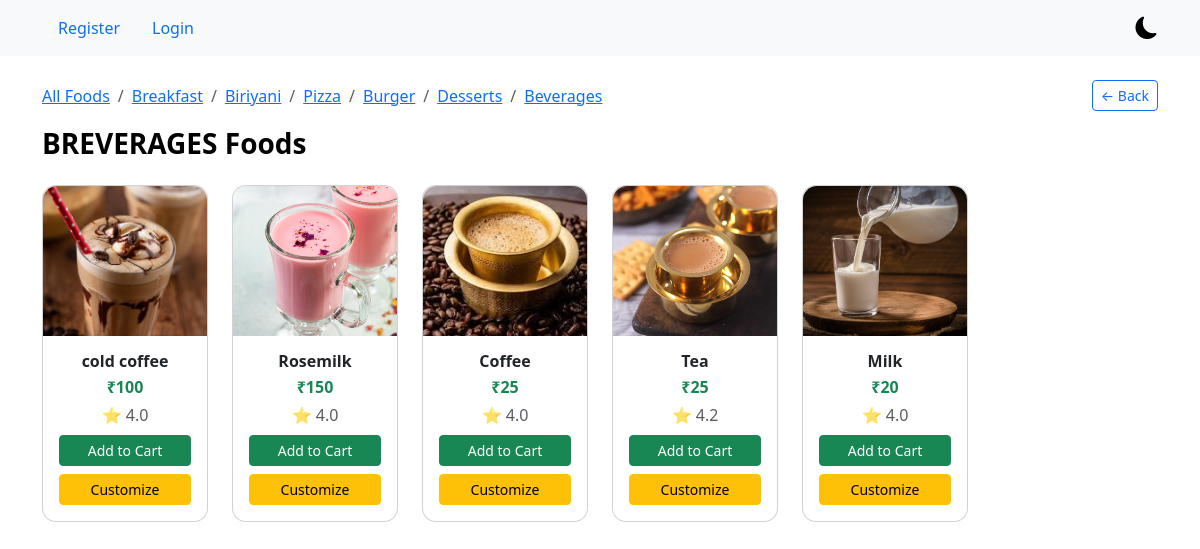
The page /foods/category/BREVERAGES/ on the database its author committed.
### foods/models.py (models this page shows)
class FoodItems(models.Model):
    name=models.CharField(max_length=100)
    price=models.IntegerField(null=True,blank=True)
    rating=models.FloatField(null=True,blank=True)
    foodpic = models.ImageField(upload_to='foodpic/', blank=True, null=True)
    Categories=models.CharField(max_length=100,choices=Categories)

### foods/views.py (the view)
# urls.py: path('category/<str:category>/', views.category_foods, name='category_foods'),
def category_foods(request, category):
    foods = FoodItems.objects.filter(Categories=category)
    context = {
        'foods': foods,
        'category': category,
    }
    return render(request, 'foods/category.html', context)

### templates/foods/category.html (shortened to what this page needs)
{% extends 'base.html' %}
{% load static %}
{% block content %}
<div class="container mt-4">
    <div class="breadcrumb-container mb-3">
        <nav aria-label="breadcrumb">
            <ol class="breadcrumb mb-0">
                <li class="breadcrumb-item">
                    <a href="{% url 'Allfoods' %}">All Foods</a>
                </li>
                <li class="breadcrumb-item"><a href="{% url 'category_foods' 'BREAKFAST' %}">Breakfast</a></li>
                <li class="breadcrumb-item"><a href="{% url 'category_foods' 'BIRIYANI' %}">Biriyani</a></li>
                <li class="breadcrumb-item"><a href="{% url 'category_foods' 'PIZZA' %}">Pizza</a></li>
                <li class="breadcrumb-item"><a href="{% url 'category_foods' 'BURGER' %}">Burger</a></li>
                <li class="breadcrumb-item"><a href="{% url 'category_foods' 'DESSARTS' %}">Desserts</a></li>
                <li class="breadcrumb-item"><a href="{% url 'category_foods' 'BREVERAGES' %}">Beverages</a></li>
            </ol>
        </nav>
        <a href="{% url 'Allfoods' %}" class="btn btn-outline-primary btn-sm">
            ← Back
        </a>
    </div>
    <h3 class="mb-4 text-capitalize fw-bold">
        {{ category }} Foods
    </h3>
    <div class="row g-4">
        {% for food in foods %}
            <div class="col-xl-2 col-lg-3 col-md-4 col-sm-6">
                <div class="card food-card h-100">
                    {% if food.foodpic %}
                        <img src="{{ food.foodpic.url }}" class="card-img-top food-img">
                    {% else %}
                        <img src="{% static 'css/images/default.png' %}" class="card-img-top food-img">
                    {% endif %}
                    <div class="card-body text-center">
                        <h6 class="fw-semibold mb-1">{{ food.name }}</h6>
                        <p class="mb-1 text-success fw-bold">₹{{ food.price }}</p>
                        <p class="mb-2 text-muted">⭐ {{ food.rating }}</p>
                        <a href="{% url 'add_cart' %}?food_id={{ food.id }}"
                           class="btn btn-success btn-sm w-100 mb-2">
                            Add to Cart
                        </a>
                        <a href="{% url 'customize' food.id %}"
                           class="btn btn-warning btn-sm w-100">
                            Customize
                        </a>
                    </div>
                </div>
            </div>
        {% endfor %}
    </div>
</div>
{% endblock %}

### templates/base.html (style rules this page uses)
:root { --bg-color: #ffffff; --text-color: #000000; --card-bg: #ffffff; --nav-bg: #f8f9fa; }
body { background-color: var(--bg-color); color: var(--text-color); transition: all 0.3s ease; scroll-behavior: smooth; }
.card, .jumbotron { background-color: var(--card-bg) !important; border-radius: 12px; }

### templates/foods/category.html (style rules this page uses)
.food-card { border-radius: 14px; transition: transform 0.2s ease, box-shadow 0.2s ease; }
.food-img { height: 150px; object-fit: cover; border-top-left-radius: 14px; border-top-right-radius: 14px; }
.breadcrumb-container { display: flex; justify-content: space-between; align-items: center; }

### rows shown on the page
FoodItems: foodpic (picture), name "cold coffee", price "100", rating "4.0"
FoodItems: foodpic (picture), name "Rosemilk", price "150", rating "4.0"
FoodItems: foodpic (picture), name "Coffee", price "25", rating "4.0"
FoodItems: foodpic (picture), name "Tea", price "25", rating "4.2"
FoodItems: foodpic (picture), name "Milk", price "20", rating "4.0"

### other values the page prints
{{ category }} "BREVERAGES"
